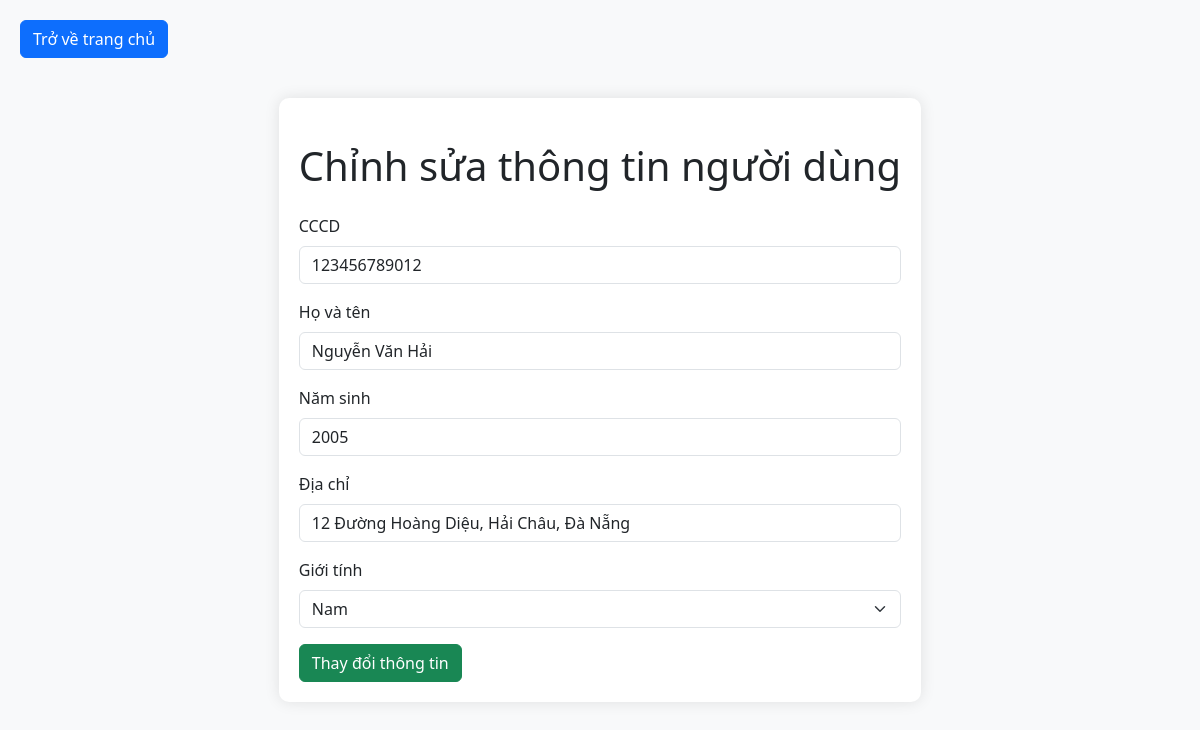
Page /edit.php on the committed database.
### tables this page shows
CREATE TABLE `user` (
  `id` varchar(255) NOT NULL,
  `cccd` varchar(20) NOT NULL,
  `hovaten` varchar(255) NOT NULL,
  `namsinh` year NOT NULL,
  `diachi` text,
  `gioitinh` varchar(5) NOT NULL
);

### edit.php (the view, shortened to what this page needs)
<!DOCTYPE html>
<html lang="en">
<head>
    <link href="https://cdn.jsdelivr.net/npm/bootstrap@5.3.3/dist/css/bootstrap.min.css" rel="stylesheet">
    <link rel="stylesheet" href="css/edit.css">
</head>
<body>
    <a href="index.php" class="btn btn-primary return-home">Trở về trang chủ</a>
    <?php
    require "connectDB.php";
    $id = isset($_GET['id']) ? $_GET['id'] : 0;
    $sql = "SELECT `id`, `cccd`, `hovaten`, `namsinh`, `diachi`, `gioitinh` FROM `user` WHERE id = :id";
    $stmt = $pdo->prepare($sql);
    $stmt->bindParam(':id', $id);
    $stmt->execute();
    ?>
    <div class="center-block">
        <h1 class="my-4 text-center">Chỉnh sửa thông tin người dùng</h1>
        <?php
        if ($stmt->rowCount() > 0) {
            $row = $stmt->fetch(PDO::FETCH_ASSOC);
        ?>
            <form method="POST" action="controller/update_user.php">
                <div class="mb-3">
                    <label for="cccd" class="form-label">CCCD</label>
                    <input type="text" class="form-control" id="cccd" name="cccd" value="<?php echo htmlspecialchars($row['cccd']); ?>" required>
                </div>
                <div class="mb-3">
                    <label for="hovaten" class="form-label">Họ và tên</label>
                    <input type="text" class="form-control" id="hovaten" name="hovaten" value="<?php echo htmlspecialchars($row['hovaten']); ?>" required>
                </div>
                <div class="mb-3">
                    <label for="namsinh" class="form-label">Năm sinh</label>
                    <input type="number" class="form-control" id="namsinh" name="namsinh" value="<?php echo htmlspecialchars($row['namsinh']); ?>" required>
                </div>
                <div class="mb-3">
                    <label for="diachi" class="form-label">Địa chỉ</label>
                    <input type="text" class="form-control" id="diachi" name="diachi" value="<?php echo htmlspecialchars($row['diachi']); ?>" required>
                </div>
                <div class="mb-3">
                    <label for="gioitinh" class="form-label">Giới tính</label>
                    <select class="form-select" id="gioitinh" name="gioitinh" required>
                        <option value="Nam" <?php if ($row['gioitinh'] == 'Nam') echo 'selected'; ?>>Nam</option>
                    </select>
                </div>
                <button type="submit" class="btn btn-success">Thay đổi thông tin</button>
            </form>
        <?php
        } else {
            echo '<div class="alert alert-warning text-center" role="alert">';
            echo 'Không tìm thấy người dùng với ID này.';
            echo '</div>';
        }
        ?>
    </div>
</body>
</html>

### css/edit.css (style rules this page uses)
* { margin: 0; padding: 0; box-sizing: border-box; }
body, html { height: 100%; margin: 0; display: flex; justify-content: center; align-items: center; background-color: #f8f9fa; }
.center-block { width: 100%; max-width: 800px; padding: 20px; background-color: white; border-radius: 10px; box-shadow: 0 0 15px rgba(0, 0, 0, 0.1); }
.return-home { position: absolute; top: 20px; left: 20px; }

### rows in the picture
user: cccd "123456789012", hovaten "Nguyễn Văn Hải", namsinh "2005", diachi "12 Đường Hoàng Diệu, Hải Châu, Đà Nẵng", gioitinh "Nam"
